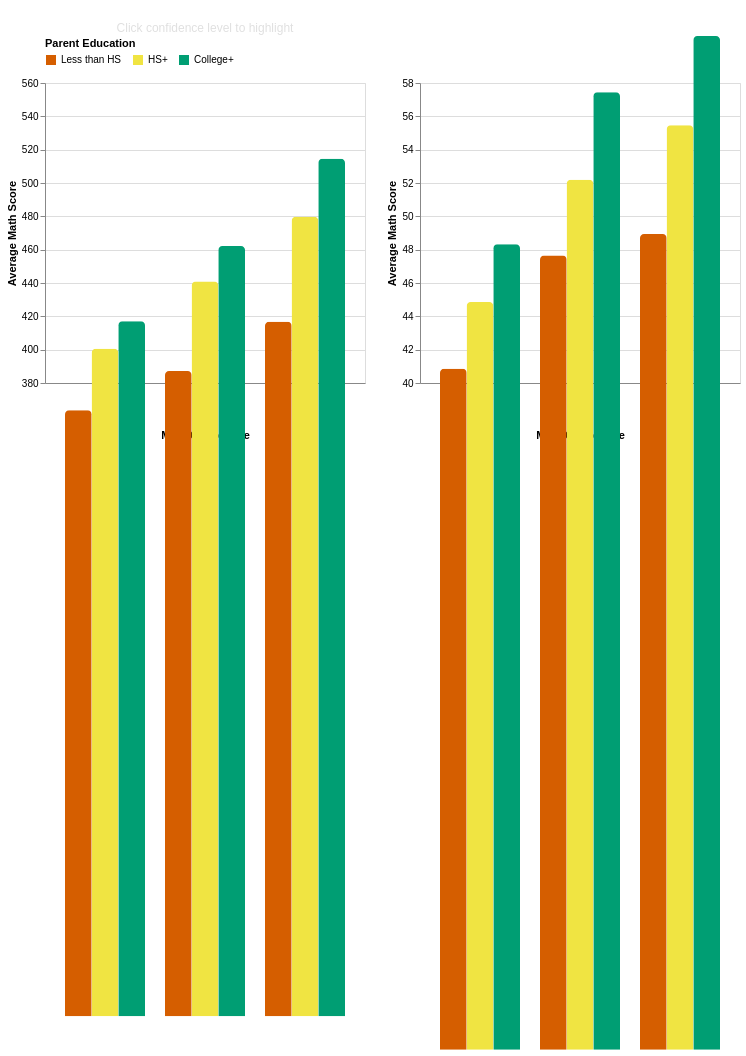

The notebook cell this image was saved under:
### Markdown cell above
## Viz 8: Math Confidence -> Performance Across Datasets

**Research Question:** Does math confidence predict performance similarly across PISA and HSLS?

- **Left Panel:** PISA International data (scale: 380-560)
- **Right Panel:** HSLS US data (scale: 40-58)
- **Interaction:** Linked highlighting across panels by Confidence level

### Code cell
pisa_v8 = pisa_df[(pisa_df["MATHEFF"].notna()) &
                   (pisa_df["PV1MATH"].notna()) &
                   (pisa_df["HISCED"].notna())].copy()
pisa_v8["Confidence_Level"] = pd.qcut(pisa_v8["MATHEFF"], 3, labels=["Low", "Medium", "High"])
pisa_v8["Parent_Education"] = pisa_v8["HISCED"].map({
    1: "Less than HS", 2: "Less than HS", 3: "HS+", 4: "HS+", 5: "HS+", 6: "College+", 7: "College+", 8: "College+"
})

pisa_conf_edu = pisa_v8.groupby(["Confidence_Level", "Parent_Education"]).agg(
    Math_Score=("PV1MATH", "mean"),
    Count=("PV1MATH", "count")
).reset_index()

hsls_v8 = hsls_df[(hsls_df["X1MTHEFF"].notna()) &
                   (hsls_df["X1TXMTSCOR"].notna()) &
                   (hsls_df["X1PAR1EDU"].notna())].copy()
hsls_v8 = hsls_v8[hsls_v8["X1PAR1EDU"] > 0]
hsls_v8["Confidence_Level"] = pd.qcut(hsls_v8["X1MTHEFF"], 3, labels=["Low", "Medium", "High"])
hsls_v8["Parent_Education"] = hsls_v8["X1PAR1EDU"].map({
    1: "Less than HS", 2: "HS+", 3: "HS+", 4: "HS+", 5: "College+", 6: "College+", 7: "College+"
})

hsls_conf_edu = hsls_v8.groupby(["Confidence_Level", "Parent_Education"]).agg(
    Math_Score=("X1TXMTSCOR", "mean"),
    Count=("X1TXMTSCOR", "count")
).reset_index()

conf_order = ["Low", "Medium", "High"]
parent_edu_order_3 = ["Less than HS", "HS+", "College+"]
conf_highlight = alt.selection_point(fields=["Confidence_Level"], name="conf_highlight")

left_chart = alt.Chart(pisa_conf_edu).mark_bar(
    cornerRadiusTopLeft=4, cornerRadiusTopRight=4, cursor="pointer"
).encode(
    x=alt.X("Confidence_Level:N", title="Math Confidence", sort=conf_order),
    xOffset=alt.XOffset("Parent_Education:N", sort=parent_edu_order_3),
    y=alt.Y("Math_Score:Q", title="Average Math Score", scale=alt.Scale(zero=False, domain=[380, 560])),
    color=alt.Color("Parent_Education:N",
                    scale=alt.Scale(domain=parent_edu_order_3,
                                    range=["#D55E00", "#F0E442", "#009E73"]),
                    legend=alt.Legend(title="Parent Education", orient="top")),
    opacity=alt.condition(conf_highlight, alt.value(1), alt.value(0.3)),
    tooltip=["Confidence_Level:N", "Parent_Education:N",
             alt.Tooltip("Math_Score:Q", format=".1f"),
             alt.Tooltip("Count:Q", format=",d", title="Students")]
).add_params(conf_highlight).properties(
    name="view_1",
    title={"text": "PISA (International)", "subtitle": "Click confidence level to highlight",
           "color": "#FFFFFF", "fontSize": 14, "subtitleColor": "#E0E0E0"},
    width=320, height=300
)

right_chart = alt.Chart(hsls_conf_edu).mark_bar(
    cornerRadiusTopLeft=4, cornerRadiusTopRight=4
).encode(
    x=alt.X("Confidence_Level:N", title="Math Confidence", sort=conf_order),
    xOffset=alt.XOffset("Parent_Education:N", sort=parent_edu_order_3),
    y=alt.Y("Math_Score:Q", title="Average Math Score", scale=alt.Scale(zero=False, domain=[40, 58])),
    color=alt.Color("Parent_Education:N",
                    scale=alt.Scale(domain=parent_edu_order_3,
                                    range=["#D55E00", "#F0E442", "#009E73"]),
                    legend=None),
    opacity=alt.condition(conf_highlight, alt.value(1), alt.value(0.3)),
    tooltip=["Confidence_Level:N", "Parent_Education:N",
             alt.Tooltip("Math_Score:Q", format=".1f"),
             alt.Tooltip("Count:Q", format=",d", title="Students")]
).properties(
    title={"text": "HSLS (US)", "color": "#FFFFFF", "fontSize": 14},
    width=320, height=300
)

viz8 = alt.hconcat(left_chart, right_chart).resolve_scale(color="independent")
save_chart(viz8, "combined_ses_achievement.json")
viz8

### Figure 1 — Vega-Lite specification as saved in the notebook (floating-point values rounded to 4 significant figures)
{"config": {"view": {"continuousWidth": 300, "continuousHeight": 300}}, "hconcat": [{"data": {"name": "data-73fa9e70244ff559d24656dd207f208a"}, "mark": {"type": "bar", "cornerRadiusTopLeft": 4, "cornerRadiusTopRight": 4, "cursor": "pointer"}, "encoding": {"color": {"field": "Parent_Education", "legend": {"orient": "top", "title": "Parent Education"}, "scale": {"domain": ["Less than HS", "HS+", "College+"], "range": ["#D55E00", "#F0E442", "#009E73"]}, "type": "nominal"}, "opacity": {"condition": {"param": "conf_highlight", "value": 1}, "value": 0.3}, "tooltip": [{"field": "Confidence_Level", "type": "nominal"}, {"field": "Parent_Education", "type": "nominal"}, {"field": "Math_Score", "format": ".1f", "type": "quantitative"}, {"field": "Count", "format": ",d", "title": "Students", "type": "quantitative"}], "x": {"field": "Confidence_Level", "sort": ["Low", "Medium", "High"], "title": "Math Confidence", "type": "nominal"}, "xOffset": {"field": "Parent_Education", "sort": ["Less than HS", "HS+", "College+"], "type": "nominal"}, "y": {"field": "Math_Score", "scale": {"domain": [380, 560], "zero": false}, "title": "Average Math Score", "type": "quantitative"}}, "height": 300, "name": "view_1", "title": {"text": "PISA (International)", "subtitle": "Click confidence level to highlight", "color": "#FFFFFF", "fontSize": 14, "subtitleColor": "#E0E0E0"}, "width": 320}, {"data": {"name": "data-63d70ddb0c8a089d45440ea0e34a6ab4"}, "mark": {"type": "bar", "cornerRadiusTopLeft": 4, "cornerRadiusTopRight": 4}, "encoding": {"color": {"field": "Parent_Education", "legend": null, "scale": {"domain": ["Less than HS", "HS+", "College+"], "range": ["#D55E00", "#F0E442", "#009E73"]}, "type": "nominal"}, "opacity": {"condition": {"param": "conf_highlight", "value": 1}, "value": 0.3}, "tooltip": [{"field": "Confidence_Level", "type": "nominal"}, {"field": "Parent_Education", "type": "nominal"}, {"field": "Math_Score", "format": ".1f", "type": "quantitative"}, {"field": "Count", "format": ",d", "title": "Students", "type": "quantitative"}], "x": {"field": "Confidence_Level", "sort": ["Low", "Medium", "High"], "title": "Math Confidence", "type": "nominal"}, "xOffset": {"field": "Parent_Education", "sort": ["Less than HS", "HS+", "College+"], "type": "nominal"}, "y": {"field": "Math_Score", "scale": {"domain": [40, 58], "zero": false}, "title": "Average Math Score", "type": "quantitative"}}, "height": 300, "title": {"text": "HSLS (US)", "color": "#FFFFFF", "fontSize": 14}, "width": 320}], "params": [{"name": "conf_highlight", "select": {"type": "point", "fields": ["Confidence_Level"]}, "views": ["view_1"]}], "resolve": {"scale": {"color": "independent"}}, "$schema": "https://vega.github.io/schema/vega-lite/v5.20.1.json", "datasets": {"data-73fa9e70244ff559d24656dd207f208a": [{"Confidence_Level": "Low", "Parent_Education": "College+", "Math_Score": 417.1, "Count": 57975}, {"Confidence_Level": "Low", "Parent_Education": "HS+", "Math_Score": 400.6, "Count": 46268}, {"Confidence_Level": "Low", "Parent_Education": "Less than HS", "Math_Score": 363.6, "Count": 6694}, {"Confidence_Level": "Medium", "Parent_Education": "College+", "Math_Score": 462.2, "Count": 60732}, {"Confidence_Level": "Medium", "Parent_Education": "HS+", "Math_Score": 440.8, "Count": 37894}, {"Confidence_Level": "Medium", "Parent_Education": "Less than HS", "Math_Score": 387.2, "Count": 4813}, {"Confidence_Level": "High", "Parent_Education": "College+", "Math_Score": 514.6, "Count": 58852}, {"Confidence_Level": "High", "Parent_Education": "HS+", "Math_Score": 479.7, "Count": 29972}, {"Confidence_Level": "High", "Parent_Education": "Less than HS", "Math_Score": 416.7, "Count": 3136}], "data-63d70ddb0c8a089d45440ea0e34a6ab4": [{"Confidence_Level": "Low", "Parent_Education": "College+", "Math_Score": 48.32, "Count": 558}, {"Confidence_Level": "Low", "Parent_Education": "HS+", "Math_Score": 44.86, "Count": 4665}, {"Confidence_Level": "Low", "Parent_Education": "Less than HS", "Math_Score": 40.85, "Count": 659}, {"Confidence_Level": "Medium", "Parent_Education": "College+", "Math_Score": 57.45, "Count": 810}, {"Confidence_Level": "Medium", "Parent_Education": "HS+", "Math_Score": 52.2, "Count": 4753}, {"Confidence_Level": "Medium", "Parent_Education": "Less than HS", "Math_Score": 47.65, "Count": 421}, {"Confidence_Level": "High", "Parent_Education": "College+", "Math_Score": 60.82, "Count": 824}, {"Confidence_Level": "High", "Parent_Education": "HS+", "Math_Score": 55.46, "Count": 3832}, {"Confidence_Level": "High", "Parent_Education": "Less than HS", "Math_Score": 48.94, "Count": 262}]}}
